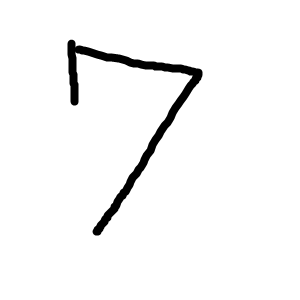
#> input picture test2/data/seven.png, 300 x 300 px, found by its file name
$ python 't01 copy.py'
#> lines starting #> are read from the running program, lines starting #| are printed output that depends on the picture
from PIL import Image, ImageOps
import numpy as np
import pandas as pd
from sklearn import svm, metrics

# 1. 이미지 열기 및 흑백 변환
img = Image.open("test2/data/seven.png").convert("L")

# 색상 반전
img = ImageOps.invert(img)
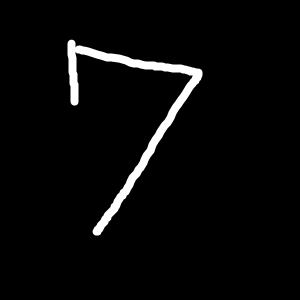
#> img: PIL image 300x300 L; min 0, max 255, mean 8.8

# 숫자가 있는 영역만 추출
bbox = img.getbbox()
#> bbox = (67, 39, 203, 236)
img = img.crop(bbox)
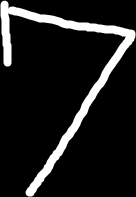
#> img: PIL image 136x197 L; min 0, max 255, mean 29.5

# 비율을 유지하면서 20x20 이내로 조정 - 여백을 부여하기 위해
# LANCZOS 필터를 사용하여 고품질로 축소
img.thumbnail((20, 20), Image.Resampling.LANCZOS)

# 28x28 검은 배경 생성
new_img = Image.new("L", (28, 28), 0)
#> new_img: PIL image 28x28 L; every value is 0

# 숫자를 중앙에 배치
x = (28 - img.width) // 2
#> x = 7
y = (28 - img.height) // 2
#> y = 4
new_img.paste(img, (x, y))
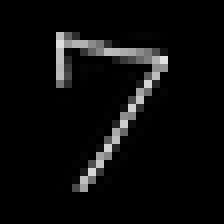
#> new_img: PIL image 28x28 L (shown 8 times larger); min 0, max 226, mean 11.7

# 예측용 데이터 생성
data = np.array(new_img, dtype=np.float32)  # 넘파이 배열로 변환
flat_data2 = data.reshape(1, 784) / 256.0   # 1차원 배열로 변환 및 정규화

# 이미지 확인
new_img.resize((280, 280)).show()
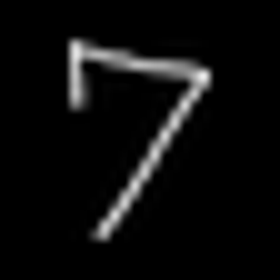
#> shown: PIL image 280x280 L; min 0, max 238, mean 12.1


# 6. 학습 데이터 읽기
#> (the run stopped early here; a loop or call above may not have finished)

$ run again, with test2/data/eight.png copied over test2/data/seven.png
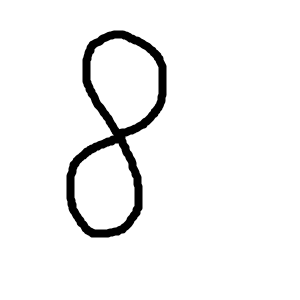
#> input picture test2/data/eight.png, 300 x 300 px, found by its file name
#> bbox = (66, 30, 167, 238)
#> `img = img.crop(bbox)`:
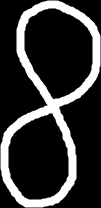
#> img: PIL image 101x208 L; min 0, max 255, mean 53.3
#> `new_img.resize((280, 280)).show()`:
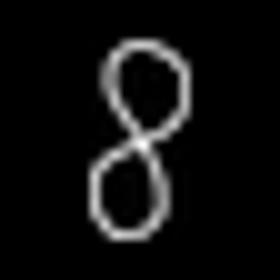
#> shown: PIL image 280x280 L; min 0, max 254, mean 15.2

$ run again, with test2/data/five.png copied over test2/data/seven.png
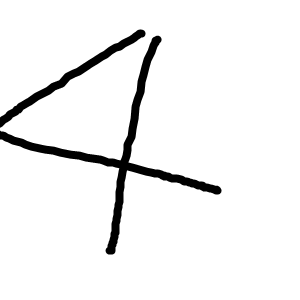
#> input picture test2/data/five.png, 300 x 300 px, found by its file name
#> `img = ImageOps.invert(img)`:
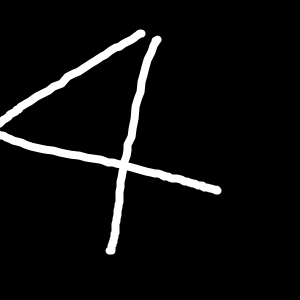
#> img: PIL image 300x300 L; min 0, max 255, mean 14.1
#> bbox = (0, 29, 222, 255)
#> `new_img.resize((280, 280)).show()`:
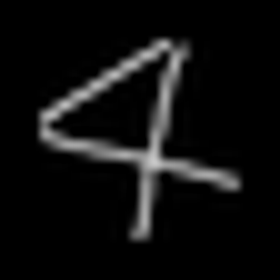
#> shown: PIL image 280x280 L; min 0, max 200, mean 14.9

$ run again, with test2/data/three.png copied over test2/data/seven.png
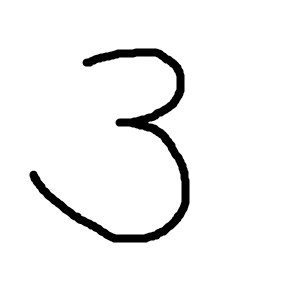
#> input picture test2/data/three.png, 300 x 300 px, found by its file name
#> bbox = (29, 48, 190, 243)
#> `img = img.crop(bbox)`:
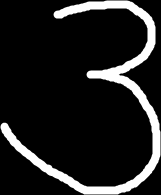
#> img: PIL image 161x195 L; min 0, max 255, mean 33
#> `new_img.resize((280, 280)).show()`:
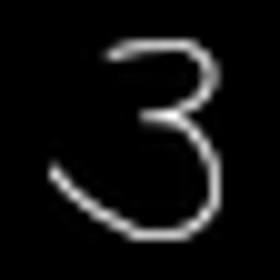
#> shown: PIL image 280x280 L; min 0, max 255, mean 16
